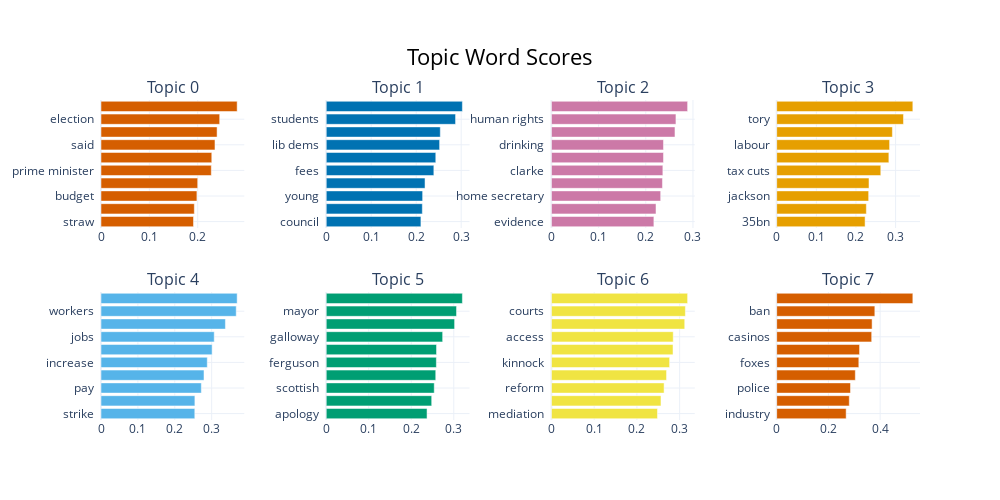

The code cell stored with this chart in its notebook:
### Code cell
# Visualise the topics and their keywords
topic_model.visualize_barchart(n_words=10)

### Figure 1 — Plotly figure (JSON) as saved in the notebook; plotly's stock layout.template omitted (floating-point values rounded to 4 significant figures)
{"data": [{"marker": {"color": "#D55E00"}, "orientation": "h", "type": "bar", "x": [0.1913, 0.193, 0.1984, 0.2, 0.2281, 0.2291, 0.2357, 0.2401, 0.2455, 0.2816], "xaxis": "x", "y": ["straw  ", "government  ", "budget  ", "gordon brown  ", "prime minister  ", "prime  ", "said  ", "labour  ", "election  ", "mr brown  "], "yaxis": "y"}, {"marker": {"color": "#0072B2"}, "orientation": "h", "type": "bar", "x": [0.2105, 0.2136, 0.2143, 0.2196, 0.2393, 0.2436, 0.2521, 0.2536, 0.2875, 0.3027], "xaxis": "x2", "y": ["council  ", "kelly  ", "young  ", "trust  ", "fees  ", "people  ", "lib dems  ", "party  ", "students  ", "kennedy  "], "yaxis": "y2"}, {"marker": {"color": "#CC79A7"}, "orientation": "h", "type": "bar", "x": [0.2172, 0.2216, 0.2316, 0.2353, 0.2362, 0.2375, 0.2375, 0.2618, 0.2639, 0.2886], "xaxis": "x3", "y": ["evidence  ", "government  ", "home secretary  ", "powers  ", "clarke  ", "forsyth  ", "drinking  ", "trial  ", "human rights  ", "police  "], "yaxis": "y3"}, {"marker": {"color": "#E69F00"}, "orientation": "h", "type": "bar", "x": [0.223, 0.2262, 0.232, 0.2329, 0.2626, 0.283, 0.2848, 0.2919, 0.3199, 0.3435], "xaxis": "x4", "y": ["35bn  ", "public services  ", "jackson  ", "mr blair  ", "tax cuts  ", "election  ", "labour  ", "tories  ", "tory  ", "mr howard  "], "yaxis": "y4"}, {"marker": {"color": "#56B4E9"}, "orientation": "h", "type": "bar", "x": [0.2543, 0.2546, 0.272, 0.2792, 0.2881, 0.3013, 0.307, 0.3373, 0.3666, 0.3691], "xaxis": "x5", "y": ["strike  ", "000  ", "pay  ", "public sector  ", "increase  ", "pensions  ", "jobs  ", "unions  ", "workers  ", "minimum wage  "], "yaxis": "y5"}, {"marker": {"color": "#009E73"}, "orientation": "h", "type": "bar", "x": [0.2372, 0.2481, 0.2541, 0.2576, 0.2591, 0.2594, 0.2738, 0.302, 0.3065, 0.3203], "xaxis": "x6", "y": ["apology  ", "bbc  ", "scottish  ", "said  ", "ferguson  ", "arrested  ", "galloway  ", "mr livingstone  ", "mayor  ", "regiments  "], "yaxis": "y6"}, {"marker": {"color": "#F0E442"}, "orientation": "h", "type": "bar", "x": [0.2481, 0.2563, 0.2636, 0.2694, 0.2765, 0.2845, 0.285, 0.3119, 0.3134, 0.3186], "xaxis": "x7", "y": ["mediation  ", "peers  ", "reform  ", "marry  ", "kinnock  ", "lord falconer  ", "access  ", "house lords  ", "courts  ", "lord chancellor  "], "yaxis": "y7"}, {"marker": {"color": "#D55E00"}, "orientation": "h", "type": "bar", "x": [0.2686, 0.2807, 0.2854, 0.304, 0.3176, 0.3204, 0.3673, 0.3689, 0.3795, 0.5264], "xaxis": "x8", "y": ["industry  ", "sports  ", "police  ", "countryside alliance  ", "foxes  ", "betting  ", "casinos  ", "dogs  ", "ban  ", "hunting  "], "yaxis": "y8"}], "layout": {"annotations": [{"font": {"size": 16}, "showarrow": false, "text": "Topic 0", "x": 0.0875, "xanchor": "center", "xref": "paper", "y": 1, "yanchor": "bottom", "yref": "paper"}, {"font": {"size": 16}, "showarrow": false, "text": "Topic 1", "x": 0.3625, "xanchor": "center", "xref": "paper", "y": 1, "yanchor": "bottom", "yref": "paper"}, {"font": {"size": 16}, "showarrow": false, "text": "Topic 2", "x": 0.6375, "xanchor": "center", "xref": "paper", "y": 1, "yanchor": "bottom", "yref": "paper"}, {"font": {"size": 16}, "showarrow": false, "text": "Topic 3", "x": 0.9125, "xanchor": "center", "xref": "paper", "y": 1, "yanchor": "bottom", "yref": "paper"}, {"font": {"size": 16}, "showarrow": false, "text": "Topic 4", "x": 0.0875, "xanchor": "center", "xref": "paper", "y": 0.4, "yanchor": "bottom", "yref": "paper"}, {"font": {"size": 16}, "showarrow": false, "text": "Topic 5", "x": 0.3625, "xanchor": "center", "xref": "paper", "y": 0.4, "yanchor": "bottom", "yref": "paper"}, {"font": {"size": 16}, "showarrow": false, "text": "Topic 6", "x": 0.6375, "xanchor": "center", "xref": "paper", "y": 0.4, "yanchor": "bottom", "yref": "paper"}, {"font": {"size": 16}, "showarrow": false, "text": "Topic 7", "x": 0.9125, "xanchor": "center", "xref": "paper", "y": 0.4, "yanchor": "bottom", "yref": "paper"}], "height": 500, "hoverlabel": {"bgcolor": "white", "font": {"family": "Rockwell", "size": 16}}, "showlegend": false, "title": {"font": {"color": "Black", "size": 22}, "text": "Topic Word Scores", "x": 0.5, "xanchor": "center", "yanchor": "top"}, "width": 1000, "xaxis": {"anchor": "y", "domain": [0, 0.175], "showgrid": true}, "xaxis2": {"anchor": "y2", "domain": [0.275, 0.45], "showgrid": true}, "xaxis3": {"anchor": "y3", "domain": [0.55, 0.725], "showgrid": true}, "xaxis4": {"anchor": "y4", "domain": [0.825, 1], "showgrid": true}, "xaxis5": {"anchor": "y5", "domain": [0, 0.175], "showgrid": true}, "xaxis6": {"anchor": "y6", "domain": [0.275, 0.45], "showgrid": true}, "xaxis7": {"anchor": "y7", "domain": [0.55, 0.725], "showgrid": true}, "xaxis8": {"anchor": "y8", "domain": [0.825, 1], "showgrid": true}, "yaxis": {"anchor": "x", "domain": [0.6, 1], "showgrid": true}, "yaxis2": {"anchor": "x2", "domain": [0.6, 1], "showgrid": true}, "yaxis3": {"anchor": "x3", "domain": [0.6, 1], "showgrid": true}, "yaxis4": {"anchor": "x4", "domain": [0.6, 1], "showgrid": true}, "yaxis5": {"anchor": "x5", "domain": [0, 0.4], "showgrid": true}, "yaxis6": {"anchor": "x6", "domain": [0, 0.4], "showgrid": true}, "yaxis7": {"anchor": "x7", "domain": [0, 0.4], "showgrid": true}, "yaxis8": {"anchor": "x8", "domain": [0, 0.4], "showgrid": true}}}
